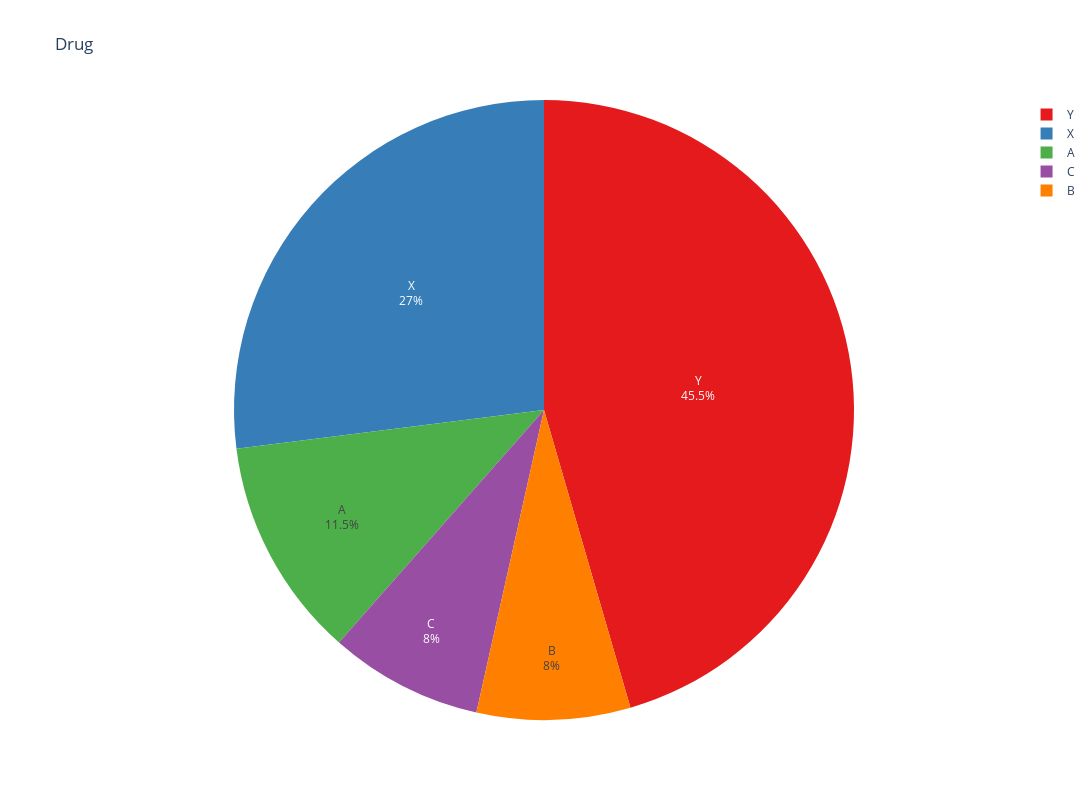

The cell this chart's notebook holds for it:
### Code cell
fig = px.pie(
    drug_data , 
    names= "Drug" , 
    color_discrete_sequence= px.colors.qualitative.Set1 , 
    title= "Drug"
)

fig.update_traces(textinfo="label + percent")


fig.update_layout(
    width = 1100 , 
    height = 800
)

### Figure 1 — Plotly figure (JSON) as saved in the notebook; plotly's stock layout.template omitted (floating-point values rounded to 4 significant figures; data arrays with more than 128 entries replaced by an {"elided": "..."} marker saying what was removed)
{"data": [{"domain": {"x": [0, 1], "y": [0, 1]}, "hovertemplate": "Drug=%{label}<extra></extra>", "labels": {"elided": "200 str values"}, "legendgroup": "", "name": "", "showlegend": true, "textinfo": "label+percent", "type": "pie"}], "layout": {"height": 800, "legend": {"tracegroupgap": 0}, "piecolorway": ["rgb(228,26,28)", "rgb(55,126,184)", "rgb(77,175,74)", "rgb(152,78,163)", "rgb(255,127,0)", "rgb(255,255,51)", "rgb(166,86,40)", "rgb(247,129,191)", "rgb(153,153,153)"], "title": {"text": "Drug"}, "width": 1100}}
